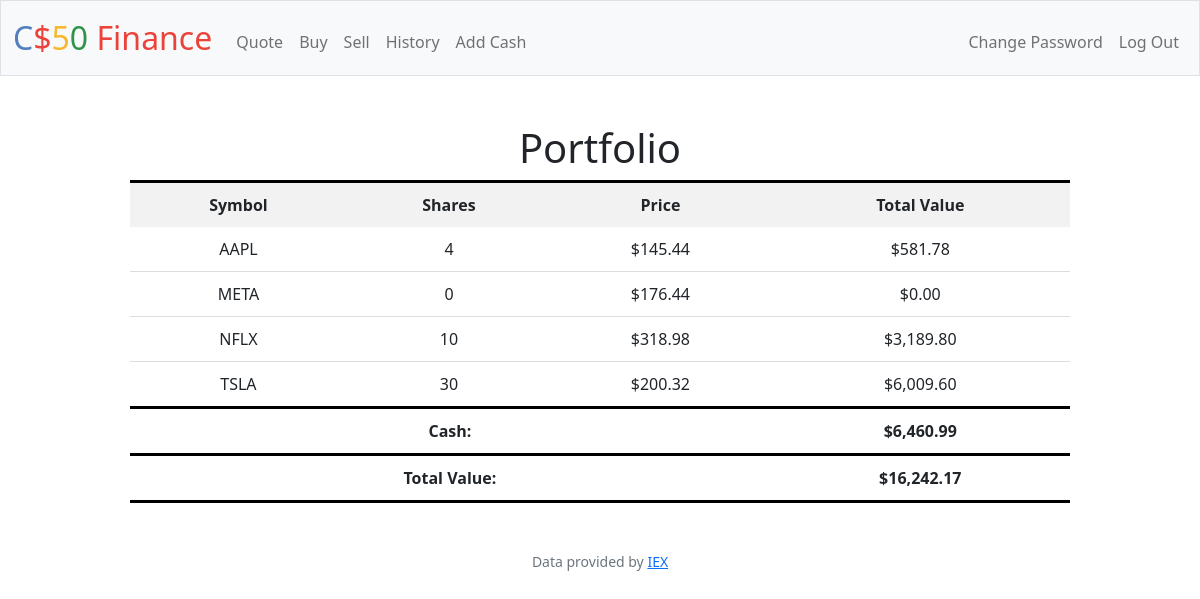
/ (signed in), run on the app's committed database.
### tables this page shows
CREATE TABLE 'transactions' ('id' INTEGER PRIMARY KEY AUTOINCREMENT NOT NULL, 'user_id' INTEGER, 'symbol' TEXT, 'shares' INTEGER, 'price' REAL, 'date' DATETIME);

CREATE TABLE users (id INTEGER PRIMARY KEY AUTOINCREMENT NOT NULL, username TEXT NOT NULL, hash TEXT NOT NULL, cash NUMERIC NOT NULL DEFAULT 10000.00);

### finance/app.py (the view)
@app.route("/")
@login_required
def index():
    user_id = session["user_id"]
    stocks = db.execute("SELECT symbol, price, SUM(shares) AS shares FROM transactions WHERE user_id = ? GROUP BY symbol", user_id)
    cash = db.execute("SELECT cash FROM users WHERE id = ?", user_id)[0]["cash"]
    total = cash
    for stock in stocks:
        total += stock["price"] * stock["shares"]
    return render_template("index.html", stocks=stocks, cash=cash, usd=usd, total=total)

### finance/app.py (called while the page is built)
@app.after_request
def after_request(response):
    response.headers["Cache-Control"] = "no-cache, no-store, must-revalidate"
    response.headers["Expires"] = 0
    response.headers["Pragma"] = "no-cache"
    return response

### finance/helpers.py (called while the page is built)
def login_required(f):
    @wraps(f)
    def decorated_function(*args, **kwargs):
        if session.get("user_id") is None:
            return redirect("/login")
        return f(*args, **kwargs)
    return decorated_function

def usd(value):
    return f"${value:,.2f}"

### finance/templates/index.html (shortened to what this page needs)
{% extends "layout.html" %}
{% block main %}
<div class="table-container">
    <table class="center">
        <thead>
            <h1><b1>Portfolio</b1></h1>
            <tr style="border-top: 3px solid black;">
                <th>Symbol</th>
                <th>Shares</th>
                <th>Price</th>
                <th>Total Value</th>
            </tr>
        </thead>
        <tbody>
            {% for stock in stocks %}
            <tr>
                <td>{{ stock["symbol"] }}</td>
                <td>{{ stock["shares"] }}</td>
                <td>{{ usd(stock["price"]) }}</td>
                <td>{{ usd(stock["shares"] * stock["price"]) }}</td>
            </tr>
            {% endfor %}
            <tr style="border-top: 3px solid black;">
                <td colspan="3"><b>Cash:</b></td>
                <td><b>{{ usd(cash) }}</b></td>
            </tr>
        </tbody>
        <tfoot>
            <tr class="total-value">
                <td colspan="3"><b>Total Value:</b></td>
                <td><b>{{ usd(total) }}</b></td>
            </tr>
        </tfoot>
    </table>
</div>
{% endblock %}

### finance/static/styles.css (style rules this page uses)
.table-container { margin: 0 auto; width: 80%; }
table { border-collapse: collapse; width: 100%; }
th, td { padding: 10px; text-align: center; }
th { background-color: #f2f2f2; font-weight: bold; }
td { border-bottom: 1px solid #ddd; }
tr.total-value { border-top: 3px solid black; border-bottom: 3px solid black; }

### data on the page
transactions: symbol "AAPL", shares "4", price "$145.44", shares "$581.78"
transactions: symbol "META", shares "0", price "$176.44", shares "$0.00"
transactions: symbol "NFLX", shares "10", price "$318.98", shares "$3,189.80"
transactions: symbol "TSLA", shares "30", price "$200.32", shares "$6,009.60"
users: cash "$6,460.99"

### other printed values
{{ usd(total) }} "$16,242.17"
